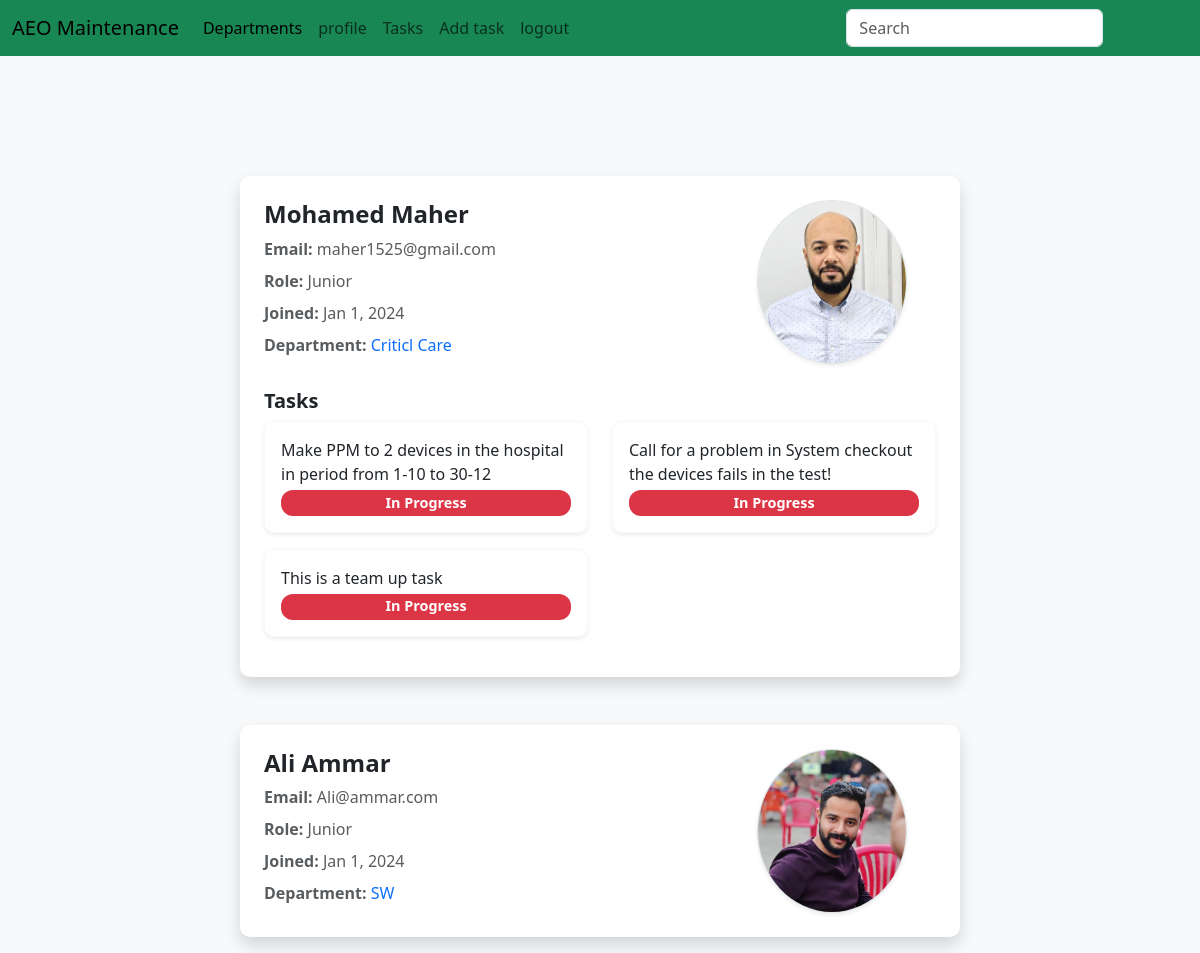
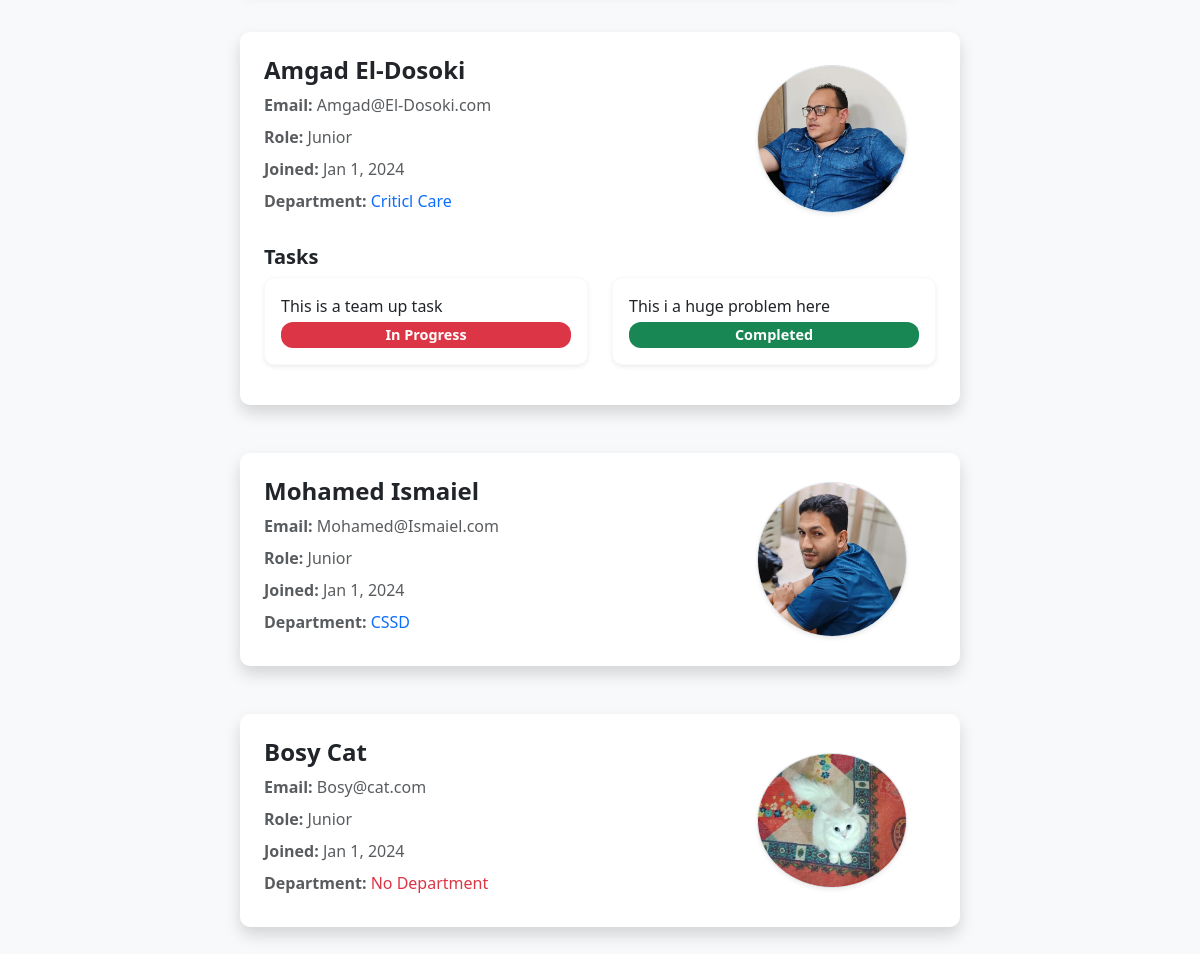
The app's page /users (signed in), older data (2 pictures, top to bottom).
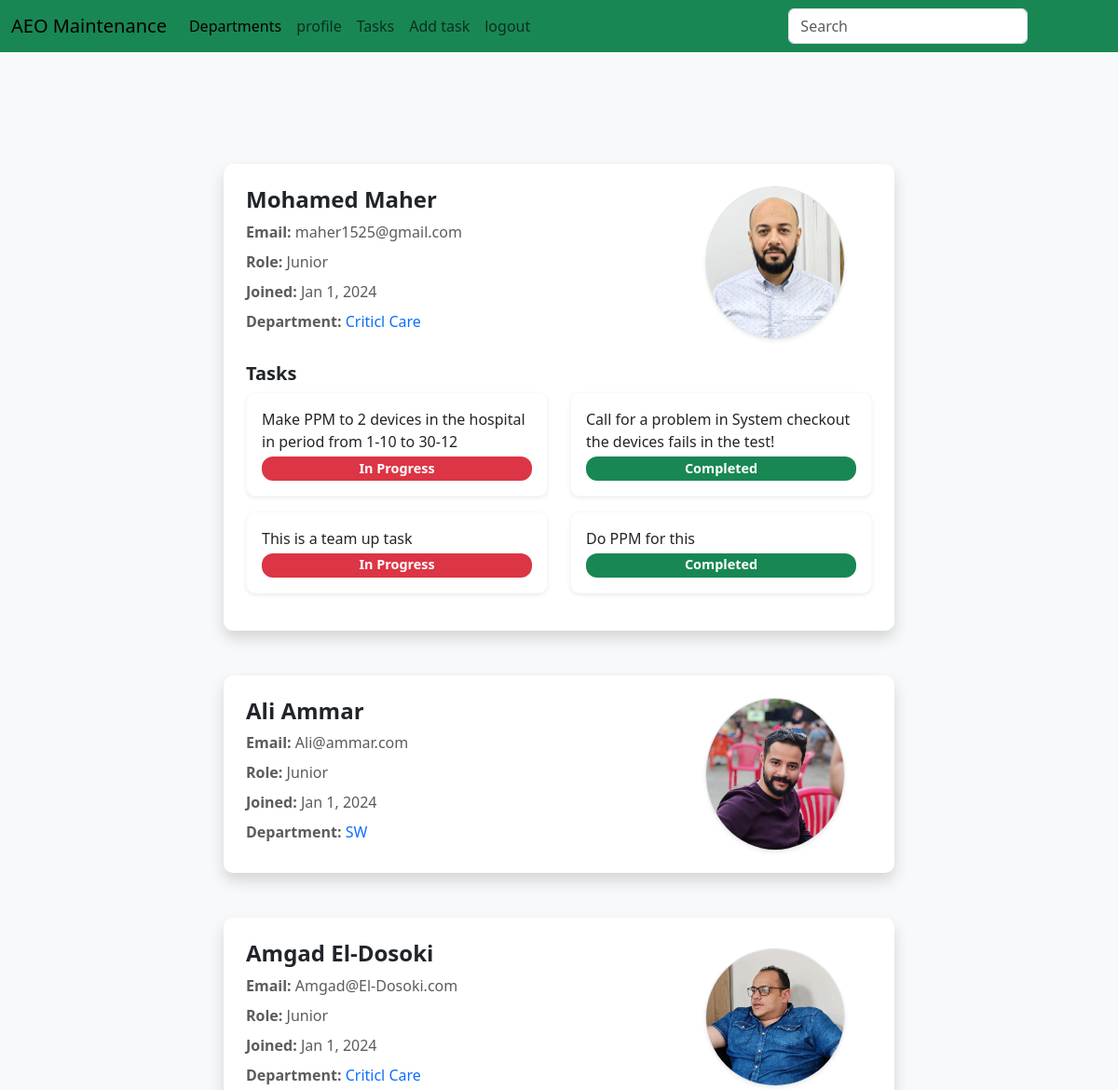
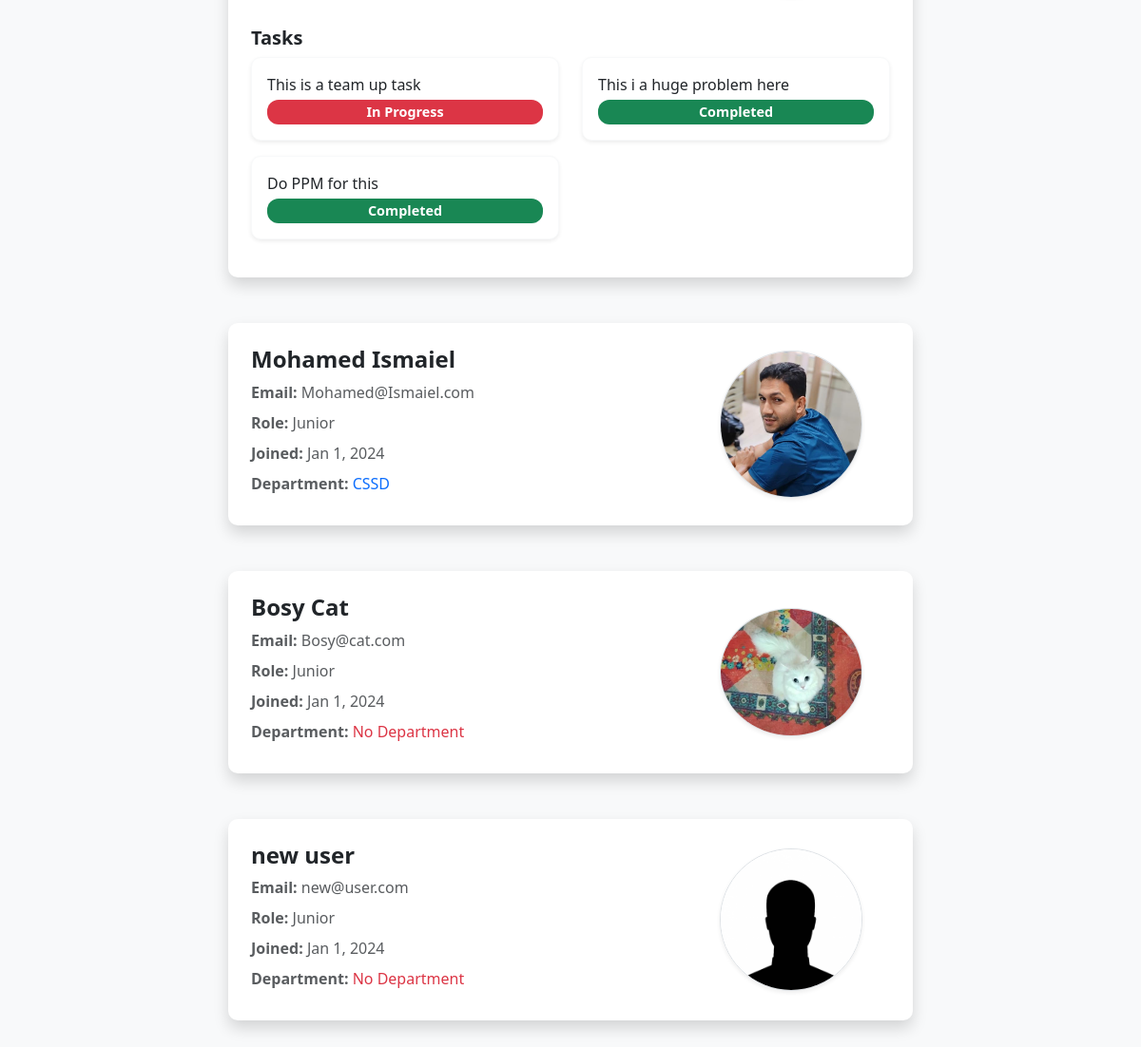
The same page, newer data (2 pictures, top to bottom).
### maintenance_system/models.py (models this page shows, shortened)
class User(db.Model, UserMixin):
	id = db.Column(db.Integer, primary_key=True)
	username = db.Column(db.String(80), unique=True)
	email = db.Column(db.String(120), unique=True)
	password = db.Column(db.String(120))
	rank = db.Column(db.String(120), default="Junior")
	profile_pic = db.Column(db.String(120), default="default.jpg")
	department_id = db.Column(db.Integer, db.ForeignKey('department.id'))
	machines = db.relationship('Machine', backref='user', lazy=True)
	hospitals = db.relationship('Hospital', secondary='user_hospital', backref='users', lazy='dynamic')

class Department(db.Model):
	id = db.Column(db.Integer, primary_key=True)
	name = db.Column(db.String(80), unique=True)
	members = db.relationship('User', backref='department', lazy=True)
	devices = db.relationship('Device', backref='department', lazy=True)

class Task(db.Model):
	id = db.Column(db.Integer, primary_key=True)
	task_type = db.Column(db.String(80))
	status = db.Column(db.Integer, default=int(0)) # 0: not completed, 1: in progress, 2: done
	open_date = db.Column(db.DateTime, nullable=False, default=default_time)
	close_date = db.Column(db.DateTime)
	description = db.Column(db.String(200))
	result = db.Column(db.String(200))
	hospital_id = db.Column(db.Integer, db.ForeignKey('hospital.id'))
	users = db.relationship('User', secondary='user_task', backref='tasks', lazy='dynamic')

### maintenance_system/User/routes.py (the view)
@login_required
@usersbp.route('/users')
def users():
    if not current_user.is_authenticated:
        return redirect(url_for('usersbp.login'))
    users = User.query.all()
    return render_template('users.html', users=users)

### maintenance_system/models.py (called while the page is built)
@login_manager.user_loader
def load_user(user_id):
	return User.query.get(int(user_id))

### maintenance_system/Templates/users.html
{% extends "layout.html" %}
{% block content %}
<div class="container my-5">
	<div class="row justify-content-center">
		{% for user in users %}
		{% if user.rank != "Admin" %}
		<div class="col-md-10 col-lg-8 mt-4 mb-4">
			<div class="card p-4 shadow border-0">
				<div class="row align-items-center">
					<div class="col-md-8 col-12">
						<a class="text-decoration-none text-dark" href="{{ url_for('usersbp.user', id=user.id) }}">
							<h4 class="fw-bold">{{ user.username }}</h4>
						</a>
						<p class="text-muted mb-2">
							<strong>Email:</strong> {{ user.email }}
						</p>
						<p class="text-muted mb-2">
							<strong>Role:</strong> {{ user.rank }}
						</p>
						<p class="text-muted mb-2">
							<strong>Joined:</strong> Jan 1, 2024
						</p>
						<p class="text-muted mb-2">
							<strong>Department:</strong>
							{% if user.department %}
							<a class="text-decoration-none text-primary"
								href="{{ url_for('devicesbp.devices', department_id=user.department.id) }}">
								{{ user.department.name }}
							</a>
							{% else %}
							<span class="text-danger">No Department</span>
							{% endif %}
						</p>
					</div>
					<div class="col-md-4 col-12 text-center">
						<img src="{{ url_for('static', filename='images/' + user.profile_pic) }}" alt="User Photo"
							class="rounded-circle img-fluid border shadow-sm" style="max-width: 150px;">
					</div>
				</div>
				{% if user.tasks %}
				<div class="mt-4">
					<h5 class="fw-bold">Tasks</h5>
					<div class="row">
						{% for task in user.tasks %}
						<div class="col-md-6 mb-3">
							<div class="card p-3 border-light shadow-sm">
								<p class="mb-1">{{ task.description }}</p>
								<span class="badge {% if task.status == 0 %} bg-danger {% else %} bg-success {% endif %}">
									{% if task.status == 0 %} In Progress {% else %} Completed {% endif %}
								</span>
							</div>
						</div>
						{% endfor %}
					</div>
				</div>
				{% endif %}
			</div>
		</div>
		{% endif %}
		{% endfor %}
	</div>
</div>
{% endblock %}

Row changes from the older to the newer data that the page shows:
changed Task "Call for a problem in System checkout the devices fails in the test!": status "In Progress" → "Completed"
added Task: description "Do PPM for this", status "Completed"
added User: username "new user", email "new@user.com", rank "Junior", shows "No Department", profile_pic (placeholder picture)
